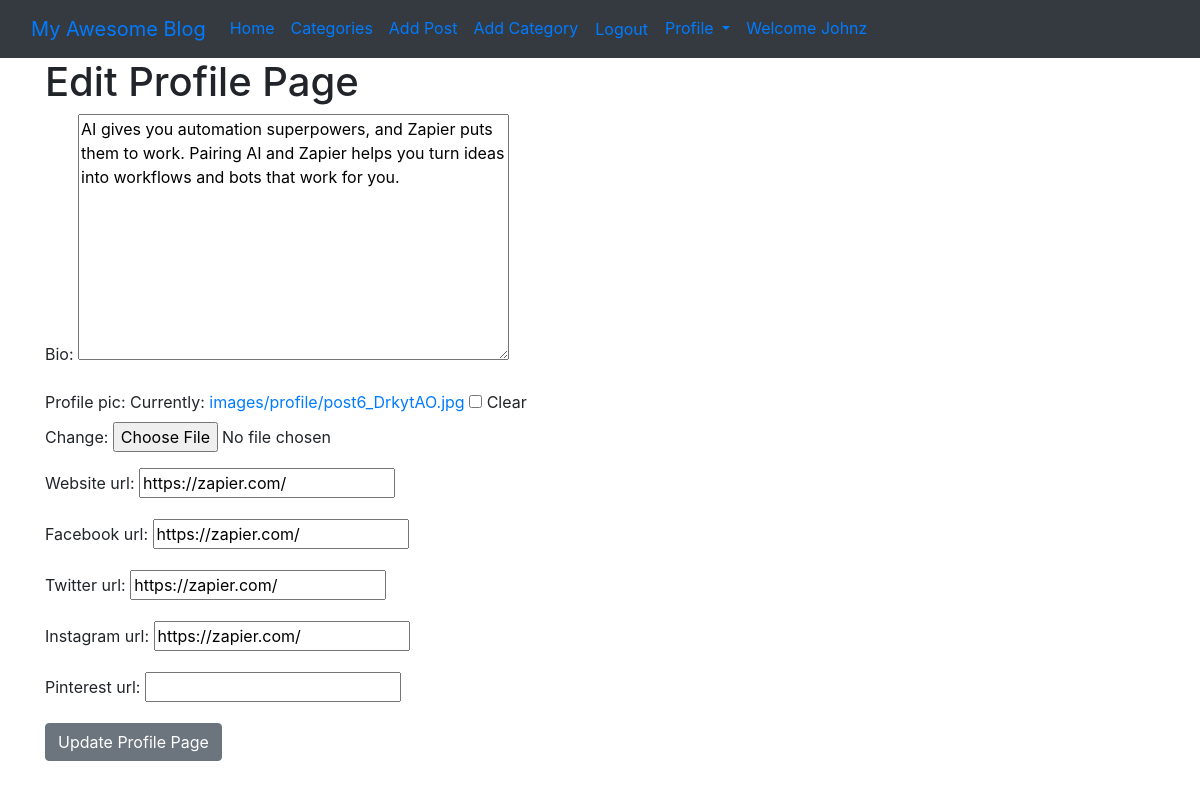
Page /members/1/edit_profile_page/ (signed in) on the committed database.
### theblog/models.py (models this page shows, shortened)
class Profile(models.Model):
    user = models.OneToOneField(User, null=True, on_delete=models.CASCADE)
    bio = models.TextField()
    profile_pic = models.ImageField(null=True, blank=True, upload_to='images/profile/')
    title = models.CharField(max_length=255, null=True, blank=True)
    website_url = models.CharField(max_length=255, null=True, blank=True)
    facebook_url = models.CharField(max_length=255, null=True, blank=True)
    twitter_url = models.CharField(max_length=255, null=True, blank=True)
    instagram_url = models.CharField(max_length=255, null=True, blank=True)
    pinterest_url = models.CharField(max_length=255, null=True, blank=True)

### members/views.py (the view)
# urls.py: path('<int:pk>/edit_profile_page/', EditProfilePageView.as_view(), name='edit_profile_page'),
class EditProfilePageView(generic.UpdateView):
    model = Profile
    template_name = 'registration/edit_profile_page.html'
    fields = ['bio', 'profile_pic', 'website_url', 'facebook_url', 'twitter_url', 'instagram_url', 'pinterest_url']
    success_url = reverse_lazy('home')

### templates/registration/edit_profile_page.html (shortened to what this page needs)
{% extends 'base.html' %}
{% block content %}
    {% if user.is_authenticated %}
        {% if user.id == user.profile.id %}
            <h1>Edit Profile Page</h1>
            <div class="form-group">
                <form method="POST" enctype="multipart/form-data">
                    {{ form.as_p }}
                    <button class="btn btn-secondary">Update Profile Page</button>
                </form>
            </div>
        {% endif %}
    {% else %}
        You are not authenticated!
    {% endif %}
{% endblock %}

### templates/base.html (shortened to what this page needs)
<!DOCTYPE html>
<html lang="en">
<head>
    <link href="https://stackpath.bootstrapcdn.com/bootstrap/4.5.2/css/bootstrap.min.css" rel="stylesheet">
</head>
<body>
<nav class="navbar navbar-expand-lg bg-dark">
    <div class="container-fluid">
        <a class="navbar-brand" href="{% url 'home' %}">My Awesome Blog</a>
        <div class="collapse navbar-collapse" id="navbarSupportedContent">
            <ul class="navbar-nav me-auto mb-2 mb-lg-0">
                <li class="nav-item">
                    <a class="nav-link active" aria-current="page" href="{% url 'home' %}">Home</a>
                </li>
                {% if cat_menu %}
                    <li class="nav-item dropdown">
                        <a class="nav-link dropdown-toggle" href="#" id="navbarDropdown" role="button"
                           data-toggle="dropdown"
                           aria-expanded="false">
                            Categories
                        </a>
                        <ul class="dropdown-menu" aria-labelledby="navbarDropdown">
                            {% for item in cat_menu %}
                                <li><a class="dropdown-item" href="{% url 'category' item|slugify %}">{{ item }}</a>
                                </li>
                            {% endfor %}
                        </ul>
                    </li>
                {% else %}
                    <li class="nav-item">
                        <a class="nav-link" href="{% url 'category_list' %}">Categories</a>
                    </li>
                {% endif %}
                {% if user.is_authenticated %}
                    <li class="nav-item">
                        <a class="nav-link" href="{% url 'add_post' %}">Add Post</a>
                    </li>
                    <li class="nav-item">
                        <a class="nav-link" href="{% url 'add_category' %}">Add Category</a>
                    </li>
                    <li class="nav-item">
                        <form method="POST" action="{% url 'logout' %}">
                            <button type="submit" class="nav-link btn btn-link">Logout</button>
                        </form>
                    </li>
                    <li class="nav-item dropdown">
                        <a class="nav-link dropdown-toggle" href="#" id="navbarDropdown" role="button"
                           data-toggle="dropdown"
                           aria-expanded="false">
                            Profile
                        </a>
                    </li>
                    <ul class="navbar-nav ml-auto">
                        <li class="nav-item">
                            <a class="nav-link">Welcome {{ user.first_name }}</a>
                        </li>
                    </ul>
                {% endif %}
            </ul>
        </div>
    </div>
</nav>
<div class="container">
    {% block content %}
    {% endblock %}
</div>
</body>
</html>

### rows in the picture
Profile: bio "AI gives you automation superpowers, and Zapier puts them to work. Pairing AI and Zapier helps you turn ideas into workflows and bots that work for you.", website_url "https://zapier.com/", facebook_url "https://zapier.com/", twitter_url "https://zapier.com/", instagram_url "https://zapier.com/"

### other values in the picture
{{ user.first_name }} "Johnz"
